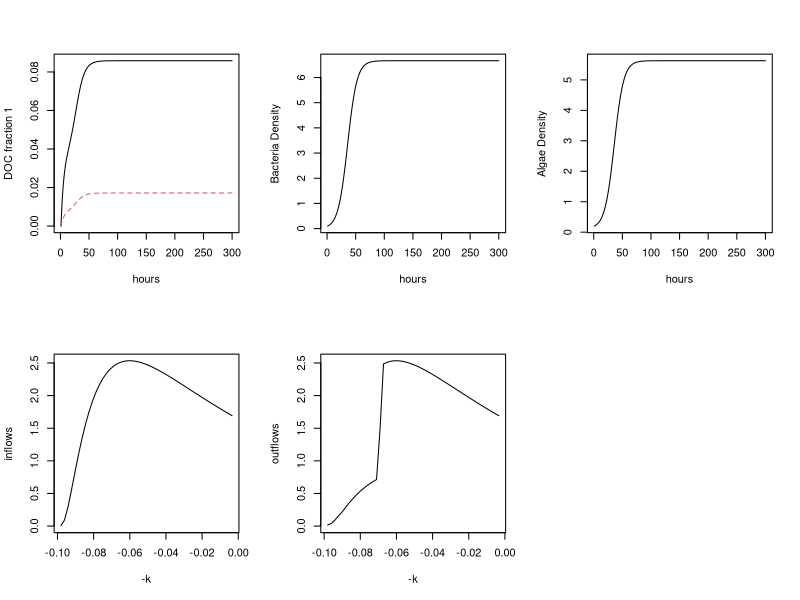

Write the R code that produced this figure.
library(deSolve)
range = 5 # range of the lognormal distribution to use
MaxTotalDOCUptake = 2.42  # g/h per km stream, the maximum rate derived from  McLaughlin and Kaplan 2013
# this factor of 20 effectively extends the reach by to 20 km

BiofilmBacteriaFraction = .8; # for now set density of bacteria at 80% of their maximum possible
MaximumPossibleUptake = MaxTotalDOCUptake # same as above, at least for now

DOCin = function(t, subpool, poolDivisions) {
  segment = range / poolDivisions
  # this use of lognormal is not quite right
  # remember than proportion in a given pool have ln(k) is normally distributed
 
  if(t < 50) {
    mean = .5
  } else {
    mean = 1.7
  }
  mean = 1.7
  
  portion = plnorm(subpool * segment, mean = mean) - plnorm((subpool - 1) * segment, mean = mean)
  #print(segment)
  #print(portion)
  
  DOCinTotal = 211
  
  PoolDOCin = DOCinTotal * portion
  return(PoolDOCin)
}

k = function(subpool, poolDivisions){
  # this is also not quite right
  # because MaxTotalDOCUptake is not the max rate, but rather the max combined rate
  # of all those exponential decays
  lookup = seq(.1, .0034, length.out = poolDivisions + 1)
  k = lookup[subpool + 1]
  return(k)
}

pool =  function(t, y, params) {
  
  MaximumFeasibleUptakeRate = MaximumPossibleUptake  # per hour
  UptakeRateThisTimeStep = 0 # summation
  
  BacteriaDensity = y[PoolDivisions * 2 + 1]
  AlgaeDensity = y[PoolDivisions * 2 + 1]
  
  with(as.list(params), {
    differentials = c()
    TotalBacterialUptake = 0
    for(i in 1:PoolDivisions){
      index = (i-1)*2 + 1
      DOC = y[index]
      DOCoutflow = y[index+1]
      
      UptakeRate = k(i, PoolDivisions) * DOC ;
      if(UptakeRate + UptakeRateThisTimeStep > MaximumFeasibleUptakeRate){
        UptakeRate = MaximumFeasibleUptakeRate - UptakeRateThisTimeStep
      }
      UptakeRateThisTimeStep = UptakeRateThisTimeStep + UptakeRate
      
      #print(UptakeRateThisTimeStep)
      
      dDOC = DOCin(t, i, PoolDivisions) - UptakeRate * BacteriaDensity - DOCoutflow
      
      # Ad Hoc Algal contribution to DOC
      l = .05 #exhudation of labile DOC by algae, needs to be properly parameterized
      if( i < PoolDivisions / 10) { # lowest tenth are most labile
        dDOC = dDOC + (l * AlgaeDensity) / (PoolDivisions / 10)    # so we get a boost from algae here
      }
      
      dDOCoutflow = Dout * dDOC
      differentials[index] = dDOC
      differentials[index+1] = dDOCoutflow

      TotalBacterialUptake = TotalBacterialUptake + UptakeRate * BacteriaDensity
    }
    
    #
    # With the exception of K, these params are completely made up at this point
    # Needs proper parameterization
    #
    KBact = 10 # which is to say, we are allowing 10 kilometers of biofilm.
    BGE = .05 #  stating point: http://www.annualreviews.org/doi/abs/10.1146/annurev.ecolsys.29.1.503
    AlgaeInhibitsBact = .5 # not parameterized yet
    # bacteria need to grow based on DOC uptake
    dBacteriaDensity = BGE * TotalBacterialUptake * ( 1 - BacteriaDensity / KBact - AlgaeInhibitsBact * AlgaeDensity / KBact)
    
    KAlg = 10
    # these constants parameterized yet
    r = .1  # this is the photosynthesis production
    BactInhibitsAlgae = .5
    dAlgaeDensity = r * AlgaeDensity * ( 1 - AlgaeDensity / KAlg - BactInhibitsAlgae * BacteriaDensity / KAlg )
    
    differentials = c(differentials, dBacteriaDensity, dAlgaeDensity)
    
    
    #print(differentials)
    list(differentials)
  })
}

#
# DOCin - flow of DOC into the system, kg
# Dout - percentage flow out of the system, i.e. water flow/residence time

# 2 pools
# 2 different k
# assume the inflow to each pool is equal (this is not true)
# outflows are equal percentages (this will be true)
# also assume initial DOC is the same and 0 for both pools
PoolDivisions = 50
params = c(Dout = .2, PoolDivisions = PoolDivisions)

Initial.DOC = 0 # units ?
Initial.DOCoutflow = Initial.DOC * params['Dout']
Initial.BacteriaDensity = .1
Initial.AlgaeDensity = .2

one.week = 24*7
two.weeks = 24*14
max = 300
t = 1:max



state = rep(0, params['PoolDivisions'] * 2)
state = c(state, Initial.BacteriaDensity)
state = c(state, Initial.AlgaeDensity)
out = ode(y = state, times = t, func = pool, parms = params)

par(mfrow=c(2,3))
matplot(t, out[,2:3], type = "l", ylab = "DOC fraction 1", xlab = 'hours')
matplot(t, out[,params['PoolDivisions'] * 2+2], type = "l", ylab = "Bacteria Density", xlab = 'hours')
matplot(t, out[,params['PoolDivisions'] * 2+3], type = "l", ylab = "Algae Density", xlab = 'hours')
#matplot(t, sapply(1:PoolDivisions, function(subpool){out[,1+2*subpool]}))

#par(mfrow=c(1,2))
inflows = sapply(1:PoolDivisions, function(subpool){DOCin(1, subpool, PoolDivisions)})
outflows = sapply(1:PoolDivisions, function(subpool){out[,1+2*subpool][max-1]})
ylimit = max(inflows)
ks = -sapply(1:PoolDivisions, k, PoolDivisions);
plot(inflows~ks, type="l", ylim=c(0,ylimit), xlab='-k' )
plot(outflows~ks,type="l", ylim=c(0,ylimit), xlab='-k' )

#par(mfrow=c(1,1))
#matplot(t, out[,2:90], 2, type = "l")
#matplot(t, sapply(1:PoolDivisions, function(subpool){ sapply(t,function(t){ 
#  DOCin(t, subpool, PoolDivisions)})}))

#par(mfrow=c(2,2))
#t1 = sapply(1:PoolDivisions, function(subpool){out[1+subpool]})
